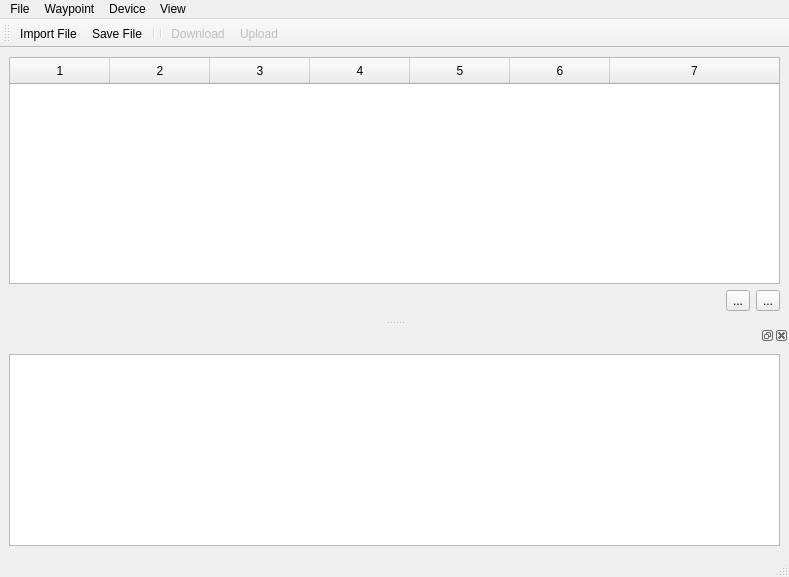
<?xml version="1.0" encoding="UTF-8"?>
<ui version="4.0">
 <class>MainWindow</class>
 <widget class="QMainWindow" name="MainWindow">
  <property name="geometry">
   <rect>
    <x>0</x>
    <y>0</y>
    <width>789</width>
    <height>577</height>
   </rect>
  </property>
  <property name="windowTitle">
   <string>LocationsFITTool</string>
  </property>
  <property name="styleSheet">
   <string notr="true">QMainWindow{
	font: 13pt &quot;SF Pro&quot;;
}

QTextEdit {
	font: 11pt &quot;SF Mono&quot;;

}

QHeaderView::section {


padding: 4px;
}</string>
  </property>
  <property name="dockOptions">
   <set>QMainWindow::DockOption::AllowTabbedDocks|QMainWindow::DockOption::AnimatedDocks</set>
  </property>
  <widget class="QWidget" name="centralwidget">
   <layout class="QVBoxLayout" name="verticalLayout_3">
    <item>
     <widget class="QWidget" name="waypoint_group_box" native="true">
      <layout class="QVBoxLayout" name="verticalLayout_2">
       <property name="spacing">
        <number>-1</number>
       </property>
       <property name="leftMargin">
        <number>0</number>
       </property>
       <property name="topMargin">
        <number>0</number>
       </property>
       <property name="rightMargin">
        <number>0</number>
       </property>
       <property name="bottomMargin">
        <number>0</number>
       </property>
       <item>
        <widget class="QTableWidget" name="waypoint_table">
         <property name="editTriggers">
          <set>QAbstractItemView::EditTrigger::DoubleClicked|QAbstractItemView::EditTrigger::EditKeyPressed|QAbstractItemView::EditTrigger::SelectedClicked</set>
         </property>
         <property name="selectionBehavior">
          <enum>QAbstractItemView::SelectionBehavior::SelectRows</enum>
         </property>
         <property name="iconSize">
          <size>
           <width>24</width>
           <height>24</height>
          </size>
         </property>
         <property name="showGrid">
          <bool>false</bool>
         </property>
         <property name="cornerButtonEnabled">
          <bool>false</bool>
         </property>
         <property name="columnCount">
          <number>7</number>
         </property>
         <attribute name="horizontalHeaderVisible">
          <bool>true</bool>
         </attribute>
         <attribute name="horizontalHeaderHighlightSections">
          <bool>false</bool>
         </attribute>
         <attribute name="horizontalHeaderStretchLastSection">
          <bool>true</bool>
         </attribute>
         <attribute name="verticalHeaderVisible">
          <bool>false</bool>
         </attribute>
         <attribute name="verticalHeaderMinimumSectionSize">
          <number>40</number>
         </attribute>
         <column/>
         <column/>
         <column/>
         <column/>
         <column/>
         <column/>
         <column/>
        </widget>
       </item>
       <item>
        <layout class="QHBoxLayout" name="horizontalLayout">
         <item>
          <spacer name="horizontalSpacer">
           <property name="orientation">
            <enum>Qt::Orientation::Horizontal</enum>
           </property>
           <property name="sizeHint" stdset="0">
            <size>
             <width>40</width>
             <height>20</height>
            </size>
           </property>
          </spacer>
         </item>
         <item>
          <widget class="QToolButton" name="delete_wpt_btn">
           <property name="text">
            <string>...</string>
           </property>
           <property name="iconSize">
            <size>
             <width>24</width>
             <height>24</height>
            </size>
           </property>
          </widget>
         </item>
         <item>
          <widget class="QToolButton" name="add_wpt_btn">
           <property name="text">
            <string>...</string>
           </property>
           <property name="iconSize">
            <size>
             <width>24</width>
             <height>24</height>
            </size>
           </property>
          </widget>
         </item>
        </layout>
       </item>
      </layout>
     </widget>
    </item>
   </layout>
  </widget>
  <widget class="QDockWidget" name="log_dock">
   <property name="enabled">
    <bool>true</bool>
   </property>
   <attribute name="dockWidgetArea">
    <number>8</number>
   </attribute>
   <widget class="QWidget" name="log_dock_contents">
    <property name="minimumSize">
     <size>
      <width>0</width>
      <height>100</height>
     </size>
    </property>
    <layout class="QVBoxLayout" name="verticalLayout">
     <item>
      <widget class="QTextEdit" name="log_textedit"/>
     </item>
    </layout>
   </widget>
  </widget>
  <widget class="QMenuBar" name="menuBar">
   <property name="geometry">
    <rect>
     <x>0</x>
     <y>0</y>
     <width>789</width>
     <height>24</height>
    </rect>
   </property>
   <widget class="QMenu" name="menuFile">
    <property name="title">
     <string>File</string>
    </property>
    <addaction name="import_file_action"/>
    <addaction name="separator"/>
    <addaction name="save_file_action"/>
    <addaction name="separator"/>
   </widget>
   <widget class="QMenu" name="menuWaypoint">
    <property name="title">
     <string>Waypoint</string>
    </property>
    <addaction name="add_wpt_action"/>
    <addaction name="delete_wpt_action"/>
   </widget>
   <widget class="QMenu" name="menuView">
    <property name="title">
     <string>View</string>
    </property>
    <addaction name="toggle_debug_log_action"/>
   </widget>
   <widget class="QMenu" name="menuDevice">
    <property name="title">
     <string>Device</string>
    </property>
    <addaction name="scan_for_devices_action"/>
    <addaction name="separator"/>
    <addaction name="download_locations_fit_action"/>
    <addaction name="upload_locations_fit_action"/>
   </widget>
   <addaction name="menuFile"/>
   <addaction name="menuWaypoint"/>
   <addaction name="menuDevice"/>
   <addaction name="menuView"/>
  </widget>
  <widget class="QStatusBar" name="status_bar"/>
  <widget class="QToolBar" name="toolBar">
   <property name="windowTitle">
    <string>toolBar</string>
   </property>
   <property name="iconSize">
    <size>
     <width>32</width>
     <height>32</height>
    </size>
   </property>
   <property name="toolButtonStyle">
    <enum>Qt::ToolButtonStyle::ToolButtonTextUnderIcon</enum>
   </property>
   <attribute name="toolBarArea">
    <enum>TopToolBarArea</enum>
   </attribute>
   <attribute name="toolBarBreak">
    <bool>false</bool>
   </attribute>
   <addaction name="import_file_action"/>
   <addaction name="save_file_action"/>
   <addaction name="separator"/>
   <addaction name="separator"/>
   <addaction name="download_locations_fit_action"/>
   <addaction name="upload_locations_fit_action"/>
  </widget>
  <action name="add_wpt_action">
   <property name="text">
    <string>Add Waypoint</string>
   </property>
   <property name="shortcut">
    <string>Ctrl+N</string>
   </property>
   <property name="menuRole">
    <enum>QAction::MenuRole::NoRole</enum>
   </property>
  </action>
  <action name="delete_wpt_action">
   <property name="text">
    <string>Delete Waypoint</string>
   </property>
   <property name="shortcut">
    <string>Ctrl+Backspace</string>
   </property>
   <property name="menuRole">
    <enum>QAction::MenuRole::NoRole</enum>
   </property>
  </action>
  <action name="toggle_debug_log_action">
   <property name="checkable">
    <bool>true</bool>
   </property>
   <property name="text">
    <string>Toggle Debug Log</string>
   </property>
   <property name="shortcut">
    <string>Ctrl+Shift+L</string>
   </property>
   <property name="menuRole">
    <enum>QAction::MenuRole::NoRole</enum>
   </property>
  </action>
  <action name="scan_for_devices_action">
   <property name="checkable">
    <bool>true</bool>
   </property>
   <property name="text">
    <string>Scan For Devices</string>
   </property>
   <property name="shortcut">
    <string>Ctrl+Shift+S</string>
   </property>
   <property name="menuRole">
    <enum>QAction::MenuRole::NoRole</enum>
   </property>
  </action>
  <action name="import_file_action">
   <property name="text">
    <string>Import File</string>
   </property>
   <property name="shortcut">
    <string>Ctrl+O</string>
   </property>
   <property name="menuRole">
    <enum>QAction::MenuRole::NoRole</enum>
   </property>
  </action>
  <action name="download_locations_fit_action">
   <property name="enabled">
    <bool>false</bool>
   </property>
   <property name="text">
    <string>Download</string>
   </property>
   <property name="shortcut">
    <string>Ctrl+Shift+D</string>
   </property>
   <property name="menuRole">
    <enum>QAction::MenuRole::NoRole</enum>
   </property>
  </action>
  <action name="upload_locations_fit_action">
   <property name="enabled">
    <bool>false</bool>
   </property>
   <property name="text">
    <string>Upload</string>
   </property>
   <property name="toolTip">
    <string>Upload Locations.fit</string>
   </property>
   <property name="shortcut">
    <string>Ctrl+Shift+U</string>
   </property>
   <property name="menuRole">
    <enum>QAction::MenuRole::NoRole</enum>
   </property>
  </action>
  <action name="save_file_action">
   <property name="text">
    <string>Save File</string>
   </property>
   <property name="menuRole">
    <enum>QAction::MenuRole::NoRole</enum>
   </property>
  </action>
 </widget>
 <resources>
  <include location="../../../resources/base/resources.qrc"/>
 </resources>
 <connections>
  <connection>
   <sender>toggle_debug_log_action</sender>
   <signal>toggled(bool)</signal>
   <receiver>log_dock</receiver>
   <slot>setVisible(bool)</slot>
   <hints>
    <hint type="sourcelabel">
     <x>-1</x>
     <y>-1</y>
    </hint>
    <hint type="destinationlabel">
     <x>399</x>
     <y>480</y>
    </hint>
   </hints>
  </connection>
  <connection>
   <sender>add_wpt_btn</sender>
   <signal>clicked()</signal>
   <receiver>add_wpt_action</receiver>
   <slot>trigger()</slot>
   <hints>
    <hint type="sourcelabel">
     <x>762</x>
     <y>286</y>
    </hint>
    <hint type="destinationlabel">
     <x>-1</x>
     <y>-1</y>
    </hint>
   </hints>
  </connection>
  <connection>
   <sender>delete_wpt_btn</sender>
   <signal>clicked()</signal>
   <receiver>delete_wpt_action</receiver>
   <slot>trigger()</slot>
   <hints>
    <hint type="sourcelabel">
     <x>728</x>
     <y>286</y>
    </hint>
    <hint type="destinationlabel">
     <x>-1</x>
     <y>-1</y>
    </hint>
   </hints>
  </connection>
 </connections>
</ui>
